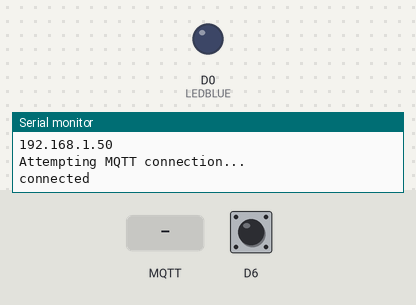
A sketch run on a simulated ESP8266 (NodeMCU). Parts: output pins drawn as LEDs (lit = HIGH), the last lines printed to the serial monitor. The inputs (shaded band) are chosen by the test bench; at power-on: D6 HIGH. WiFi joins after 1.5 s; servers stay silent unless stated; no MQTT or app messages arrive unless stated.

Above: at 2.8 s.
2.9 s: MQTT message "F" arrives on the first subscribed topic
At 3.6 s:
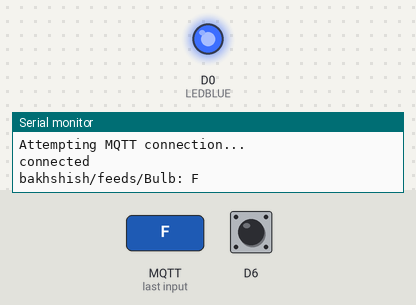
4.4 s: MQTT message "1" arrives on the first subscribed topic
5.9 s: MQTT message "on" arrives on the first subscribed topic
7.4 s: D6 pulsed LOW 2 times (0.12 s each, 0.3 s apart)
Timing chart, 0 to 10.4 s (numbered marks = the images above; inputs shaded):
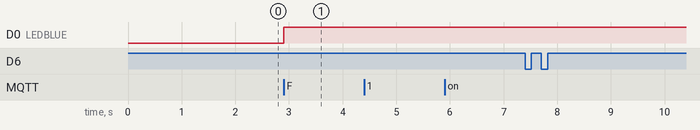

The sketch:

MQTT_ESP1.ino
```cpp
/*

 PUBSUB MQTT library


 Basic ESP8266 MQTT example
 This sketch demonstrates the capabilities of the pubsub library in combination
 with the ESP8266 board/library.
 It connects to an MQTT server then:
  - publishes "hello world" to the topic "outTopic" every two seconds
  - subscribes to the topic "inTopic", printing out any messages
    it receives. NB - it assumes the received payloads are strings not binary
  - If the first character of the topic "inTopic" is an 1, switch ON the ESP Led,
    else switch it off
 It will reconnect to the server if the connection is lost using a blocking
 reconnect function. See the 'mqtt_reconnect_nonblocking' example for how to
 achieve the same result without blocking the main loop.
 To install the ESP8266 board, (using Arduino 1.6.4+):
  - Add the following 3rd party board manager under "File -> Preferences -> Additional Boards Manager URLs":
       http://arduino.esp8266.com/stable/package_esp8266com_index.json
  - Open the "Tools -> Board -> Board Manager" and click install for the ESP8266"
  - Select your ESP8266 in "Tools -> Board"
  Code from Andreas Spiess
*/

#define LEDBLUE 16

#include <ESP8266WiFi.h>
#include <PubSubClient.h>


#define ssid          "WR3005N3-33FA"
#define password      "waheguru"
#define SERVER          "io.adafruit.com"
#define SERVERPORT      1883
#define MQTT_USERNAME   "bakhshish"
#define MQTT_KEY        "3cc5be7739be479a8477308f49b2a1a4"
#define USERNAME          "bakhshish/"
#define PREAMBLE          "feeds/"


WiFiClient WiFiClient;
// create MQTT object
PubSubClient client(WiFiClient);

int ledState=1;
int prevLedState=1;
char postData[4];
//
void setup() {

  pinMode(LEDBLUE, OUTPUT);
  pinMode(D6, INPUT);
  Serial.begin(115200);
  delay(100);
  Serial.println();
  Serial.println();
  Serial.print("Connecting to ");
  Serial.println(ssid);
  WiFi.begin(ssid, password);

  while (WiFi.status() != WL_CONNECTED) {
    delay(500);
    Serial.print(".");
  }

  Serial.println("");
  Serial.println("WiFi connected");
  Serial.println("IP address: ");
  Serial.println(WiFi.localIP());
  WiFi.printDiag(Serial);

  client.setServer(SERVER, SERVERPORT);
  client.setCallback(callback);
}

//
void loop() {
  //Serial.println("loop");
  yield();
  if (!client.connected()) {
    Serial.println("Attempting MQTT connection...");
    // Attempt to connect
    if (client.connect("", MQTT_USERNAME, MQTT_KEY)) {
      Serial.println("connected");
      // ... and resubscribe
      client.subscribe(USERNAME PREAMBLE "Bulb", 1);
    } else {
      Serial.print("failed, rc=");
      Serial.print(client.state());
      Serial.println(" try again in 5 seconds");
      // Wait 5 seconds before retrying
      delay(5000);
    }
  }

  if (digitalRead(D6)==LOW)
  {
    while(digitalRead(D6)==LOW);
    ledState=!ledState;
  }

  if (client.connected() && ledState!=prevLedState)
  {
    Serial.println("Publish Led State");
    String state="";
    if(ledState==0)
    {
      state="OFF";
    }
    if(ledState==1)
    {
      state="ON";
    }
    state.toCharArray(postData, 4);
    client.publish(USERNAME PREAMBLE "Bulb", postData);
    prevLedState=ledState;
    delay(500);
  }
//
//  if (client.connected()&& prevClientStatus != clientStatus ) {
//    Serial.println("Publish Status");
//
//    String hi = (String)clientStatus;
//    hi.toCharArray(valueStr, 2);
//    client.publish(USERNAME PREAMBLE T_CLIENTSTATUS, valueStr);
//    prevClientStatus = clientStatus;
//  }
  client.loop();
}


//----------------------------------------------------------------------


void callback(char* topic, byte * data, unsigned int length) {
  // handle message arrived {

  Serial.print(topic);
  Serial.print(": ");
  for (int i = 0; i < length; i++) {
    Serial.print((char)data[i]);
  }
  Serial.println();
  if (data[1] == 'F')  {
    digitalWrite(LEDBLUE, LOW);
    ledState=0;
  } else {
    digitalWrite(LEDBLUE, HIGH);
    ledState=1;
  }
}
```

Measured:
- after the input at 2.9 s, D0 (LEDBLUE): LOW → HIGH at once
